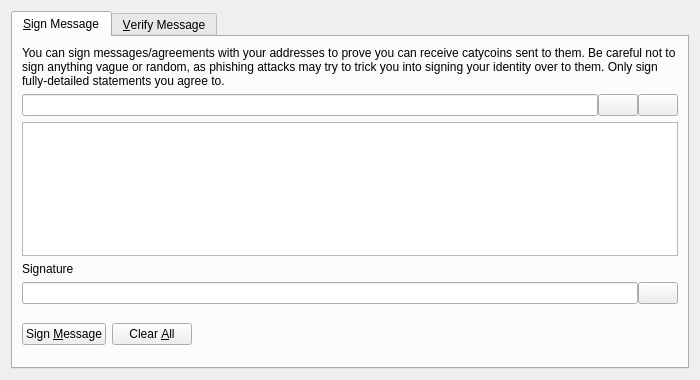
<?xml version="1.0" encoding="UTF-8"?>
<ui version="4.0">
 <class>SignVerifyMessageDialog</class>
 <widget class="QDialog" name="SignVerifyMessageDialog">
  <property name="geometry">
   <rect>
    <x>0</x>
    <y>0</y>
    <width>700</width>
    <height>380</height>
   </rect>
  </property>
  <property name="windowTitle">
   <string>Signatures - Sign / Verify a Message</string>
  </property>
  <property name="modal">
   <bool>true</bool>
  </property>
  <layout class="QVBoxLayout" name="verticalLayout">
   <item>
    <widget class="QTabWidget" name="tabWidget">
     <property name="currentIndex">
      <number>0</number>
     </property>
     <widget class="QWidget" name="tabSignMessage">
      <attribute name="title">
       <string>&amp;Sign Message</string>
      </attribute>
      <layout class="QVBoxLayout" name="verticalLayout_SM">
       <item>
        <widget class="QLabel" name="infoLabel_SM">
         <property name="text">
          <string>You can sign messages/agreements with your addresses to prove you can receive catycoins sent to them. Be careful not to sign anything vague or random, as phishing attacks may try to trick you into signing your identity over to them. Only sign fully-detailed statements you agree to.</string>
         </property>
         <property name="textFormat">
          <enum>Qt::PlainText</enum>
         </property>
         <property name="wordWrap">
          <bool>true</bool>
         </property>
        </widget>
       </item>
       <item>
        <layout class="QHBoxLayout" name="horizontalLayout_1_SM">
         <property name="spacing">
          <number>0</number>
         </property>
         <item>
          <widget class="QValidatedLineEdit" name="addressIn_SM">
           <property name="toolTip">
            <string>The Catycoin address to sign the message with</string>
           </property>
          </widget>
         </item>
         <item>
          <widget class="QPushButton" name="addressBookButton_SM">
           <property name="toolTip">
            <string>Choose previously used address</string>
           </property>
           <property name="text">
            <string/>
           </property>
           <property name="icon">
            <iconset resource="../bitcoin.qrc">
             <normaloff>:/icons/address-book</normaloff>:/icons/address-book</iconset>
           </property>
           <property name="shortcut">
            <string>Alt+A</string>
           </property>
           <property name="autoDefault">
            <bool>false</bool>
           </property>
          </widget>
         </item>
         <item>
          <widget class="QPushButton" name="pasteButton_SM">
           <property name="toolTip">
            <string>Paste address from clipboard</string>
           </property>
           <property name="text">
            <string/>
           </property>
           <property name="icon">
            <iconset resource="../bitcoin.qrc">
             <normaloff>:/icons/editpaste</normaloff>:/icons/editpaste</iconset>
           </property>
           <property name="shortcut">
            <string>Alt+P</string>
           </property>
           <property name="autoDefault">
            <bool>false</bool>
           </property>
          </widget>
         </item>
        </layout>
       </item>
       <item>
        <widget class="QPlainTextEdit" name="messageIn_SM">
         <property name="toolTip">
          <string>Enter the message you want to sign here</string>
         </property>
        </widget>
       </item>
       <item>
        <widget class="QLabel" name="signatureLabel_SM">
         <property name="text">
          <string>Signature</string>
         </property>
         <property name="textFormat">
          <enum>Qt::PlainText</enum>
         </property>
        </widget>
       </item>
       <item>
        <layout class="QHBoxLayout" name="horizontalLayout_2_SM">
         <property name="spacing">
          <number>0</number>
         </property>
         <item>
          <widget class="QLineEdit" name="signatureOut_SM">
           <property name="font">
            <font>
             <italic>true</italic>
            </font>
           </property>
           <property name="readOnly">
            <bool>true</bool>
           </property>
          </widget>
         </item>
         <item>
          <widget class="QPushButton" name="copySignatureButton_SM">
           <property name="toolTip">
            <string>Copy the current signature to the system clipboard</string>
           </property>
           <property name="text">
            <string/>
           </property>
           <property name="icon">
            <iconset resource="../bitcoin.qrc">
             <normaloff>:/icons/editcopy</normaloff>:/icons/editcopy</iconset>
           </property>
           <property name="autoDefault">
            <bool>false</bool>
           </property>
          </widget>
         </item>
        </layout>
       </item>
       <item>
        <layout class="QHBoxLayout" name="horizontalLayout_3_SM">
         <item>
          <widget class="QPushButton" name="signMessageButton_SM">
           <property name="toolTip">
            <string>Sign the message to prove you own this Catycoin address</string>
           </property>
           <property name="text">
            <string>Sign &amp;Message</string>
           </property>
           <property name="icon">
            <iconset resource="../bitcoin.qrc">
             <normaloff>:/icons/edit</normaloff>:/icons/edit</iconset>
           </property>
           <property name="autoDefault">
            <bool>false</bool>
           </property>
          </widget>
         </item>
         <item>
          <widget class="QPushButton" name="clearButton_SM">
           <property name="toolTip">
            <string>Reset all sign message fields</string>
           </property>
           <property name="text">
            <string>Clear &amp;All</string>
           </property>
           <property name="icon">
            <iconset resource="../bitcoin.qrc">
             <normaloff>:/icons/remove</normaloff>:/icons/remove</iconset>
           </property>
           <property name="autoDefault">
            <bool>false</bool>
           </property>
          </widget>
         </item>
         <item>
          <spacer name="horizontalSpacer_1_SM">
           <property name="orientation">
            <enum>Qt::Horizontal</enum>
           </property>
           <property name="sizeHint" stdset="0">
            <size>
             <width>40</width>
             <height>48</height>
            </size>
           </property>
          </spacer>
         </item>
         <item>
          <widget class="QLabel" name="statusLabel_SM">
           <property name="font">
            <font>
             <weight>75</weight>
             <bold>true</bold>
            </font>
           </property>
           <property name="text">
            <string/>
           </property>
           <property name="wordWrap">
            <bool>true</bool>
           </property>
          </widget>
         </item>
         <item>
          <spacer name="horizontalSpacer_2_SM">
           <property name="orientation">
            <enum>Qt::Horizontal</enum>
           </property>
           <property name="sizeHint" stdset="0">
            <size>
             <width>40</width>
             <height>48</height>
            </size>
           </property>
          </spacer>
         </item>
        </layout>
       </item>
      </layout>
     </widget>
     <widget class="QWidget" name="tabVerifyMessage">
      <attribute name="title">
       <string>&amp;Verify Message</string>
      </attribute>
      <layout class="QVBoxLayout" name="verticalLayout_VM">
       <item>
        <widget class="QLabel" name="infoLabel_VM">
         <property name="text">
          <string>Enter the receiver's address, message (ensure you copy line breaks, spaces, tabs, etc. exactly) and signature below to verify the message. Be careful not to read more into the signature than what is in the signed message itself, to avoid being tricked by a man-in-the-middle attack. Note that this only proves the signing party receives with the address, it cannot prove sendership of any transaction!</string>
         </property>
         <property name="textFormat">
          <enum>Qt::PlainText</enum>
         </property>
         <property name="alignment">
          <set>Qt::AlignLeading|Qt::AlignLeft|Qt::AlignTop</set>
         </property>
         <property name="wordWrap">
          <bool>true</bool>
         </property>
        </widget>
       </item>
       <item>
        <layout class="QHBoxLayout" name="horizontalLayout_1_VM">
         <property name="spacing">
          <number>0</number>
         </property>
         <item>
          <widget class="QValidatedLineEdit" name="addressIn_VM">
           <property name="toolTip">
            <string>The Catycoin address the message was signed with</string>
           </property>
          </widget>
         </item>
         <item>
          <widget class="QPushButton" name="addressBookButton_VM">
           <property name="toolTip">
            <string>Choose previously used address</string>
           </property>
           <property name="text">
            <string/>
           </property>
           <property name="icon">
            <iconset resource="../bitcoin.qrc">
             <normaloff>:/icons/address-book</normaloff>:/icons/address-book</iconset>
           </property>
           <property name="shortcut">
            <string>Alt+A</string>
           </property>
           <property name="autoDefault">
            <bool>false</bool>
           </property>
          </widget>
         </item>
        </layout>
       </item>
       <item>
        <widget class="QPlainTextEdit" name="messageIn_VM"/>
       </item>
       <item>
        <widget class="QValidatedLineEdit" name="signatureIn_VM"/>
       </item>
       <item>
        <layout class="QHBoxLayout" name="horizontalLayout_2_VM">
         <item>
          <widget class="QPushButton" name="verifyMessageButton_VM">
           <property name="toolTip">
            <string>Verify the message to ensure it was signed with the specified Catycoin address</string>
           </property>
           <property name="text">
            <string>Verify &amp;Message</string>
           </property>
           <property name="icon">
            <iconset resource="../bitcoin.qrc">
             <normaloff>:/icons/transaction_0</normaloff>:/icons/transaction_0</iconset>
           </property>
           <property name="autoDefault">
            <bool>false</bool>
           </property>
          </widget>
         </item>
         <item>
          <widget class="QPushButton" name="clearButton_VM">
           <property name="toolTip">
            <string>Reset all verify message fields</string>
           </property>
           <property name="text">
            <string>Clear &amp;All</string>
           </property>
           <property name="icon">
            <iconset resource="../bitcoin.qrc">
             <normaloff>:/icons/remove</normaloff>:/icons/remove</iconset>
           </property>
           <property name="autoDefault">
            <bool>false</bool>
           </property>
          </widget>
         </item>
         <item>
          <spacer name="horizontalSpacer_1_VM">
           <property name="orientation">
            <enum>Qt::Horizontal</enum>
           </property>
           <property name="sizeHint" stdset="0">
            <size>
             <width>40</width>
             <height>48</height>
            </size>
           </property>
          </spacer>
         </item>
         <item>
          <widget class="QLabel" name="statusLabel_VM">
           <property name="font">
            <font>
             <weight>75</weight>
             <bold>true</bold>
            </font>
           </property>
           <property name="text">
            <string/>
           </property>
           <property name="wordWrap">
            <bool>true</bool>
           </property>
          </widget>
         </item>
         <item>
          <spacer name="horizontalSpacer_2_VM">
           <property name="orientation">
            <enum>Qt::Horizontal</enum>
           </property>
           <property name="sizeHint" stdset="0">
            <size>
             <width>40</width>
             <height>48</height>
            </size>
           </property>
          </spacer>
         </item>
        </layout>
       </item>
      </layout>
     </widget>
    </widget>
   </item>
  </layout>
 </widget>
 <customwidgets>
  <customwidget>
   <class>QValidatedLineEdit</class>
   <extends>QLineEdit</extends>
   <header>qt/qvalidatedlineedit.h</header>
  </customwidget>
 </customwidgets>
 <resources>
  <include location="../bitcoin.qrc"/>
 </resources>
 <connections/>
</ui>
